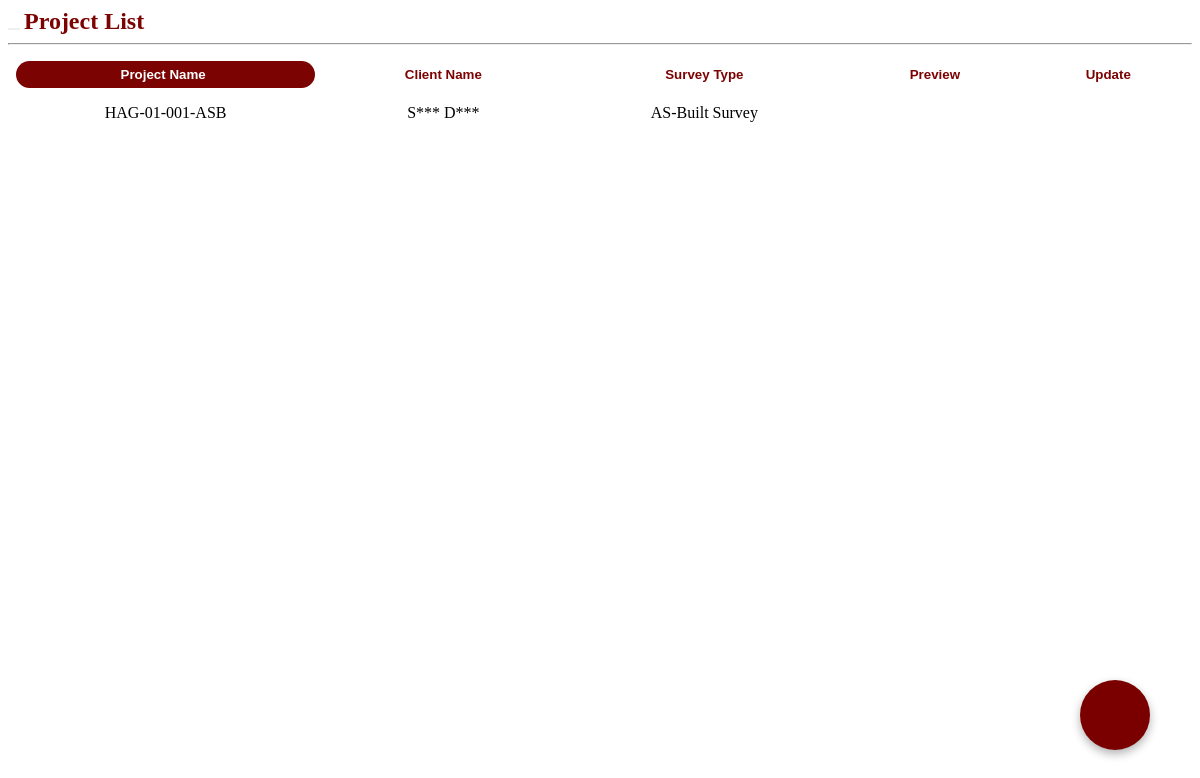
The app's page /project_list.php, older data.
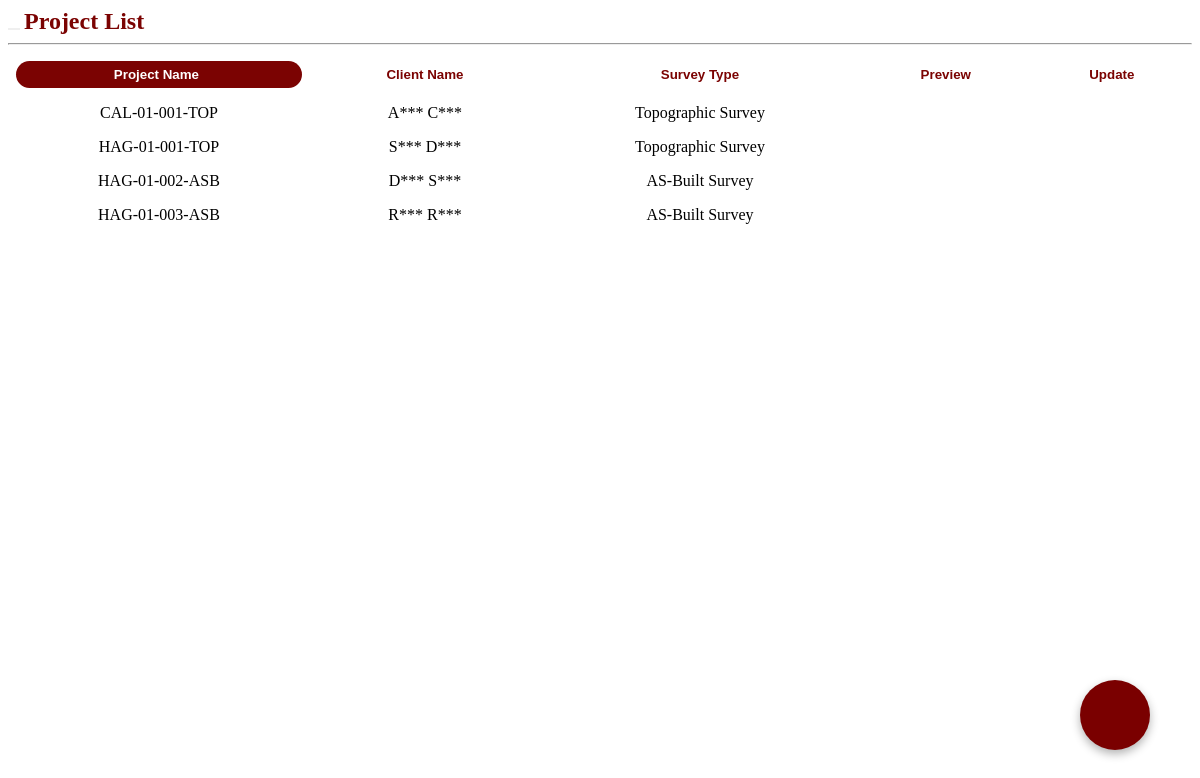
The same page, newer data.
### tables this page shows
CREATE TABLE `project` (
  `ProjectID` varchar(20) NOT NULL,
  `AddressID` varchar(20) NOT NULL,
  `LotNo` varchar(50) NOT NULL,
  `ClientLName` varchar(50) NOT NULL,
  `ClientFName` varchar(50) NOT NULL,
  `SurveyType` enum('Relocation Survey','Verification Survey','Subdivision Survey','Consolidation Survey','Topographic Survey','AS-Built Survey','Sketch Plan / Vicinity Map','Land Titling / Transfer','Real Estate') NOT NULL,
  `DigitalLocation` varchar(255) NOT NULL,
  `SurveyStartDate` date NOT NULL,
  `SurveyEndDate` date DEFAULT NULL,
  `Agent` varchar(255) DEFAULT NULL,
  `RequestType` enum('For Approval','Sketch Plan') NOT NULL,
  `Approval` enum('LRA','PSD','CSD') DEFAULT NULL,
  `ProjectStatus` varchar(20) NOT NULL,
  `StorageStatus` varchar(20) DEFAULT NULL,
  `ProjectQR` varchar(255) NOT NULL
);

### project_list.php (the view, shortened to what this page needs)
<link rel="stylesheet" href="css/project_list.css">
<?php
include 'server/server.php';
$municipality = isset($_GET['municipality']) ? $_GET['municipality'] : '';
$sql = "SELECT
            p.ProjectID,
            p.LotNo,
            p.ClientFName,
            p.ClientLName,
            p.SurveyType,
            p.Agent,
            p.SurveyStartDate,
            p.SurveyEndDate,
            p.Approval,
            p.RequestType,
            a.Address AS StreetAddress,
            a.Barangay,
            a.Municipality,
            a.Province
        FROM project p
        JOIN address a ON p.AddressID = a.AddressID";
if (!empty($municipality)) {
    $sql .= " WHERE a.Municipality = ?";
    $stmt = $conn->prepare($sql);
    $stmt->bind_param("s", $municipality);
    $stmt->execute();
    $result = $stmt->get_result();
} else {
    $result = $conn->query($sql);
}
$projects = [];
if ($result && $result->num_rows > 0) {
    while ($row = $result->fetch_assoc()) {
        $projects[] = $row;
    }
}
?>
<?php
function formatAddress($street, $barangay, $municipality, $province)
{
    $parts = array_filter([
        $street,
        $barangay,
        $municipality,
        $province
    ]);
    return implode(', ', $parts);
}
?>
<?php
function maskName($fname, $lname)
{
    $maskedF = strlen($fname) > 0 ? $fname[0] . '***' : '';
    $maskedL = strlen($lname) > 0 ? $lname[0] . '***' : '';
    return $maskedF . ' ' . $maskedL;
}
?>
<div class="topbar">
    <button type="button" id="list-back-btn" class="fa fa-arrow-left" data-page="documents.php"></button>
    <span>
        <?= !empty($municipality) ? htmlspecialchars($municipality) : "Project List" ?>
    </span>
</div>
<hr class="top-line" />
<?php
$jobPosition = strtolower($_SESSION['jobposition'] ?? '');
$hideUpdate = ($jobPosition === 'cad operator' || $jobPosition === 'compliance officer');
?>
<table class="projectlist-table" id="projectTable">
    <thead>
        <tr>
            <th>
                <button class="sort-btn active-sort" onclick="sortTable(0, this)">
                    Project Name <i class="fa fa-long-arrow-down" style="margin-left:5px;"></i>
                </button>
            </th>
            <th><button class="sort-btn" onclick="sortTable(1, this)">Client Name</button></th>
            <th><button class="sort-btn" onclick="sortTable(2, this)">Survey Type</button></th>
            <th><button class="sort-btn">Preview</button></th>
            <?php if (!$hideUpdate): ?>
                <th><button class="sort-btn">Update</button></th>
            <?php endif; ?>
        </tr>
    </thead>
    <tbody>
        <?php foreach ($projects as $project): ?>
            <tr onclick="handleRowClick(this)"
                data-projectid="<?= htmlspecialchars($project['ProjectID'], ENT_QUOTES) ?>"
                data-lotno="<?= htmlspecialchars($project['LotNo'], ENT_QUOTES) ?>"
                data-clientfullname="<?= htmlspecialchars($project['ClientFName'] . ' ' . $project['ClientLName'], ENT_QUOTES) ?>"
                data-agent="<?= htmlspecialchars($project['Agent'] ?? 'not available', ENT_QUOTES) ?>"
                data-surveyperiod="<?= htmlspecialchars(
                    date('F j, Y', strtotime($project['SurveyStartDate'])) . ' - ' . date('F j, Y', strtotime($project['SurveyEndDate'])),
                    ENT_QUOTES
                ) ?>"
                data-address="<?= htmlspecialchars(formatAddress(
                    $project['StreetAddress'] ?? '',
                    $project['Barangay'] ?? '',
                    $project['Municipality'] ?? '',
                    $project['Province'] ?? ''
                ), ENT_QUOTES) ?>"
                data-approval="<?= htmlspecialchars($project['Approval'] ?? '', ENT_QUOTES) ?>"
                data-requesttype="<?= htmlspecialchars($project['RequestType'] ?? '', ENT_QUOTES) ?>"
            >
                <td class="row-first"><?= htmlspecialchars($project['ProjectID']) ?></td>
                <td><?= htmlspecialchars(maskName($project['ClientFName'], $project['ClientLName'])) ?></td>
                <td><?= htmlspecialchars($project['SurveyType']) ?></td>
                <td><button class="preview-btn fa fa-eye"></button></td>
                <?php if (!$hideUpdate): ?>
                    <td class="row-last">
                        <button class="update-btn fa fa-edit"
                            data-projectid="<?= htmlspecialchars($project['ProjectID'], ENT_QUOTES) ?>"
                            onclick="redirectToUpdate(this)">
                        </button>
                    </td>
                <?php endif; ?>
            </tr>
        <?php endforeach; ?>
    </tbody>
</table>
<div class="floating-add-project" data-page="upload.php">
</div>

Row changes from the older to the newer data that the page shows:
removed project: ProjectID "HAG-01-001-ASB", ClientFName+ClientLName "S*** D***", SurveyType "AS-Built Survey"
added project: ProjectID "CAL-01-001-TOP", ClientFName+ClientLName "A*** C***", SurveyType "Topographic Survey"
added project: ProjectID "HAG-01-001-TOP", ClientFName+ClientLName "S*** D***", SurveyType "Topographic Survey"
added project: ProjectID "HAG-01-002-ASB", ClientFName+ClientLName "D*** S***", SurveyType "AS-Built Survey"
added project: ProjectID "HAG-01-003-ASB", ClientFName+ClientLName "R*** R***", SurveyType "AS-Built Survey"
